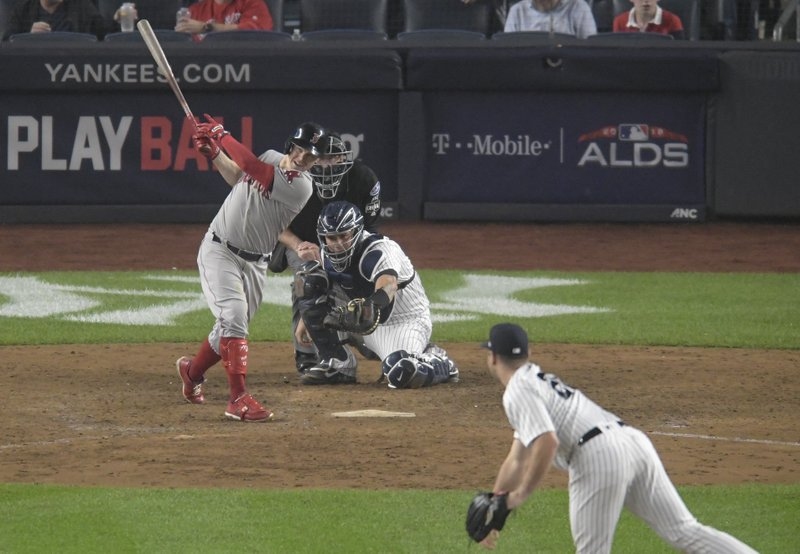
#> input picture crash_course/Lesson3_Day3/images/catcher.jpeg, 800 x 554 px
$ jupyter execute Lesson3.ipynb
#> lines starting #> are read from the running program, lines starting #| are printed output that depends on the picture; after the words box and inside, x2 and y2 are one past the last pixel; in counts of white or black regions, pixels touching at a corner belong together
# How to Build a Kick-Ass Mobile Document Scanner in Just 5 Minutes

3 Steps
- Detect edges
- use the edges in the image to find the contour representing the piece of paper being scanned
- apply a perspective transform to obtain the top down view of the document

[cell 1]
from pyimagesearch.transform import four_point_transform
from skimage.filters import threshold_local
import numpy as np
import cv2
import imutils

[cell 2]
from matplotlib import pyplot as plt
def display_BGR(image):
    ''' OpenCV stores in BGR rather than RGB. This will convert a BGR image
    into an RGB image and display it
    '''
    im2 = image.copy()
    im2[:, :, 0] = image[:, :, 2]
    im2[:, :, 2] = image[:, :, 0]
    plt.imshow(im2)
    plt.show()

### Step 1: Edge Detection

[cell 3]
image = cv2.imread('images/catcher.jpeg')
#> image is the input picture: shape (554, 800, 3); mean B, G, R 78.4, 93.1, 97.3

ratio = image.shape[0] / 500.0
#> ratio = 1.11
orig = image.copy()
image = imutils.resize(image, height=500)
#> image: shape (500, 722, 3)

# convert image to grayscale, blur, and find images
gray = cv2.cvtColor(image, cv2.COLOR_BGR2GRAY)
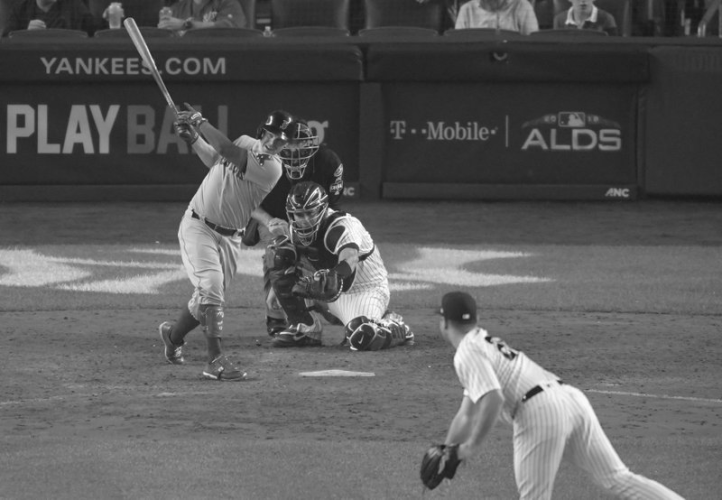
#> gray: shape (500, 722); min 23, max 253, mean 92.7
gray = cv2.GaussianBlur(gray, (5,5), 0)
edged = cv2.Canny(gray, 75, 200)
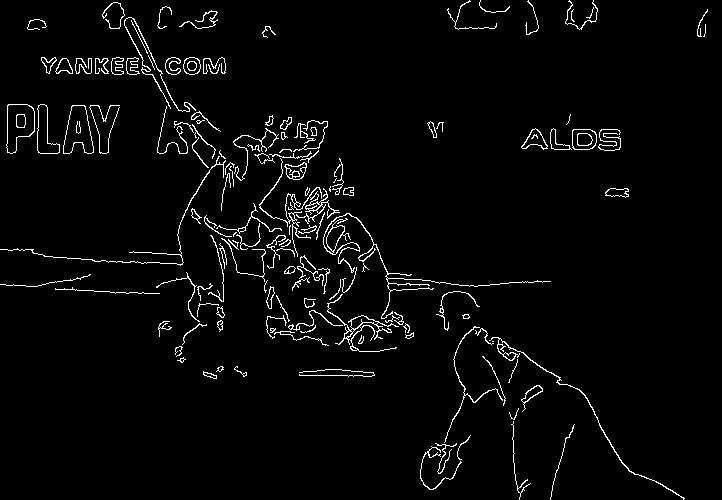
#> edged: shape (500, 722); 3.1% white in thin lines or dots

cv2.imshow("edged", edged)
cv2.waitKey(0)
# show the original image and the edge detected image
# display_BGR(image)
# plt.figure()
# plt.imshow(edged, cmap='gray')

$ run again, with crash_course/Lesson3_Day3/images/page.jpg copied over crash_course/Lesson3_Day3/images/catcher.jpeg
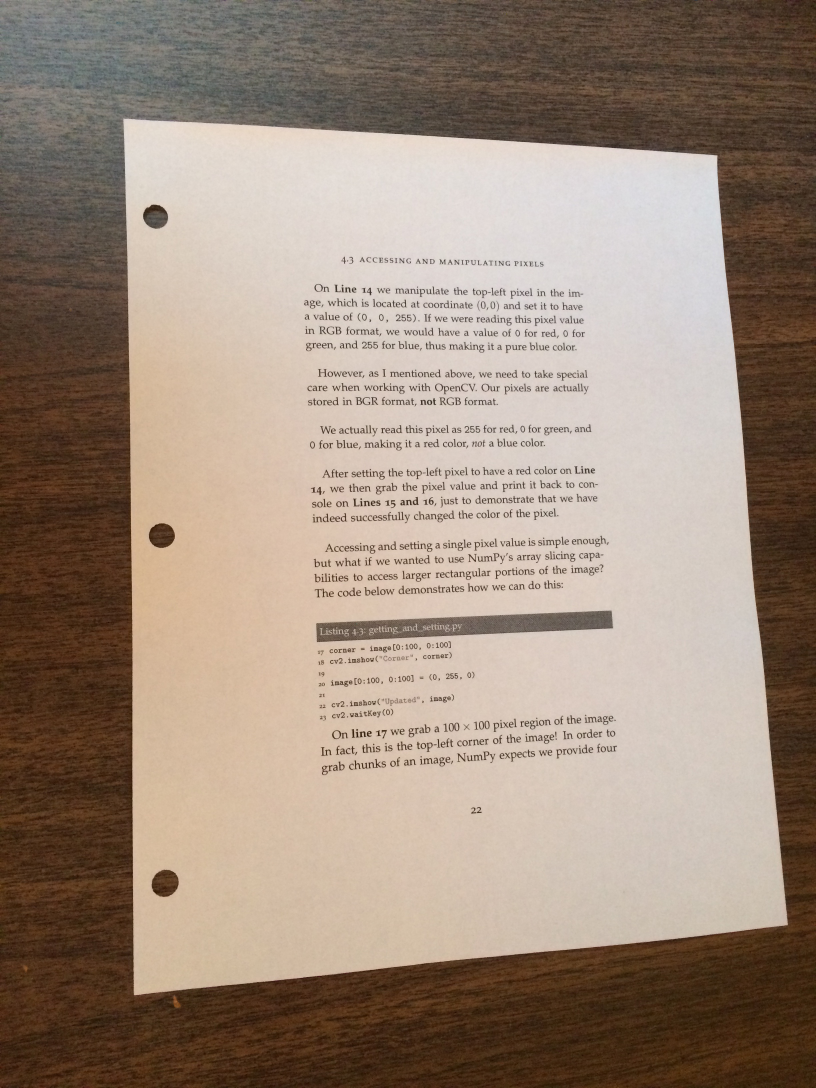
#> input picture crash_course/Lesson3_Day3/images/page.jpg, 2448 x 3264 px (shown at 1/3 size)
#> image is the input picture: shape (3264, 2448, 3); mean B, G, R 123.7, 138.6, 156.7
#> image: shape (500, 375, 3)
#> `gray = cv2.cvtColor(image, cv2.COLOR_BGR2GRAY)`:
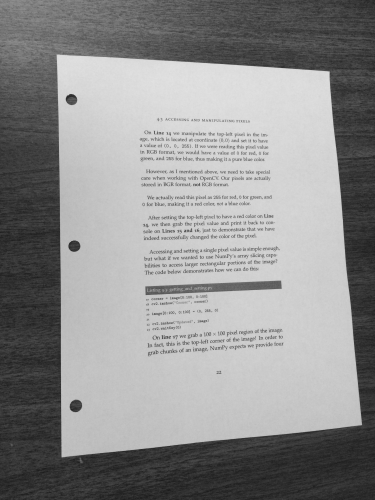
#> gray: shape (500, 375); min 28, max 225, mean 142.4
#> `edged = cv2.Canny(gray, 75, 200)`:
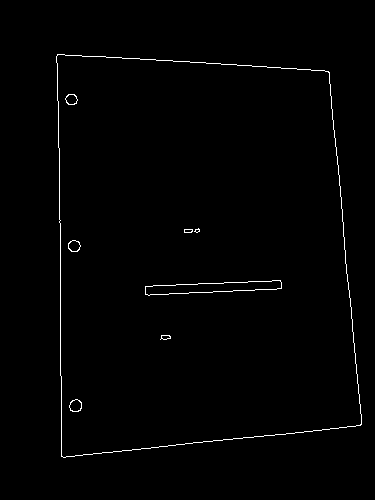
#> edged: shape (500, 375); 0.96% white in thin lines or dots, all inside (x1, y1, x2, y2) = (56, 54, 362, 458)
